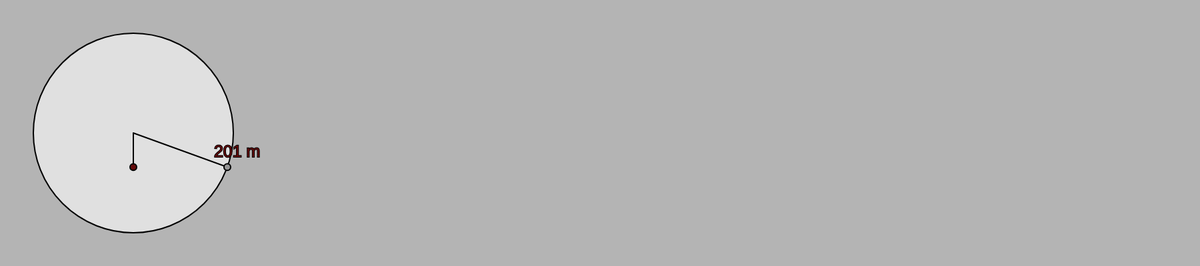
Frame 1 (no input)
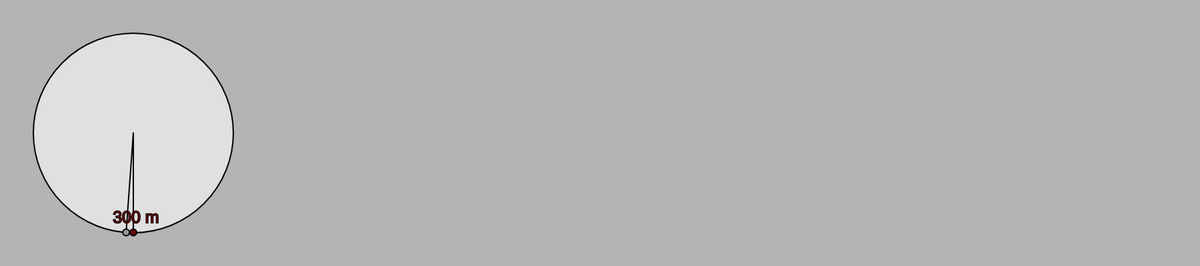
Frame 60 (no input)
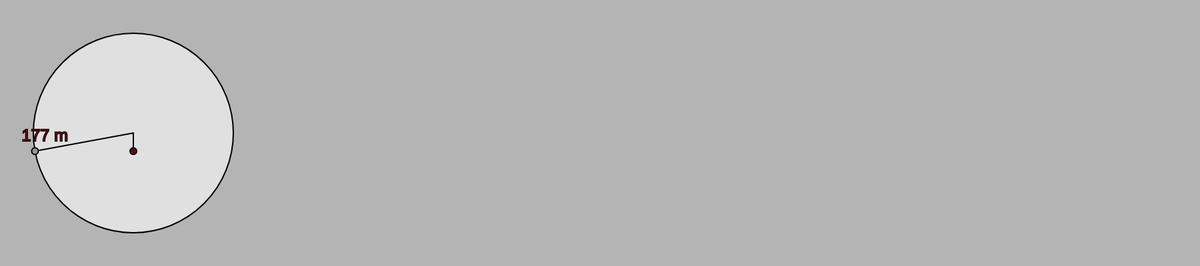
Frame 120 (the mouse pressed at the canvas centre since frame 60)

The p5.js sketch that drew these frames (run headless with seeded random() and noise() and a simulated clock; from frame 60 on, the mouse is pressed at the canvas centre):

// p5.js sketch
// ── sketch.js
let o;

function setup(){
    createCanvas(1800, 400);
    o = new OsciladorCircular(200, 200, 5, 20, 150);
}

function draw(){
    background(180);
    o.dibujar();
}
// ── MovimientoCircular.html
<!DOCTYPE html>
<html lang="en">
<head>
    <meta charset="UTF-8">
    <meta http-equiv="X-UA-Compatible" content="IE=edge">
    <meta name="viewport" content="width=device-width, initial-scale=1.0">
    <title>Movimiento circular</title>
    <script src="https://cdn.jsdelivr.net/npm/p5@1.4.1/lib/p5.js"></script>
    <script src="sketch.js"></script>
    <script src="Oscilador.js"></script>
</head>
<body>
    
</body>
</html>
// ── Oscilador.js
class OsciladorCircular{
    constructor(x, y, periodo, desfase, r){
        this.x = x;
        this.y = y;
        this.periodo = periodo;
        this.desfase = desfase;
        this.r = r;
        this.velocidadAngular = TWO_PI/periodo;
        this.estado = true;
    }

    dibujarFondo(){
        ellipseMode(CENTER);   
        strokeWeight(2);
        stroke(0);
        fill(255,150);
        ellipse( this.x,  this.y,  this.r*2,  this.r*2);
    }

    dibujarPendulo(x, y){
        fill(150);
        stroke(0);
        line(this.x,this.y, x+this.x, y+this.y);
        ellipse(x+this.x, y+this.y, 10, 10);
    }

    dibujarResorte(x, y){
        line(this.x+x, this.y, this.x+x, y+this.y)
        fill(100,10,10)
        ellipse(this.x+x, y+this.y, 10, 10);
    }

    dibujar(){
        angleMode(DEGREES);
        let y = this.r * sin(this.desfase);
        let x = this.r * cos(this.desfase);

        this.dibujarFondo();
        this.dibujarPendulo(x, y);
        this.dibujarResorte(0, y);

        textSize(25);
        text((y+this.r).toFixed(0) + " m", this.x+x-20, y+this.y-15)

        if (this.estado){
            this.desfase +=this.velocidadAngular;
        }
    }
}

function iniciar(){
    //activacion de boton, reingresar segundos
    p.estado = true;
}

function detener(){
    p.estado = false;
}
